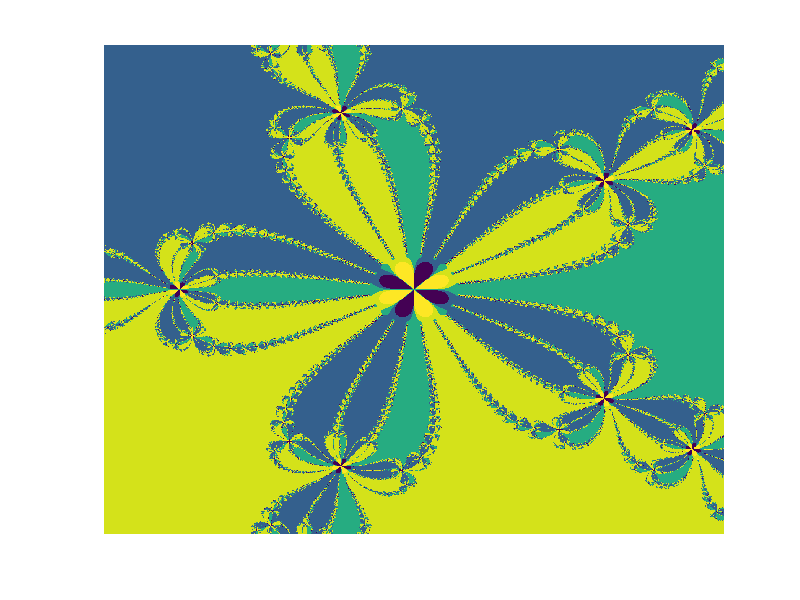

Write MATLAB code to recreate this figure.
clear all;
close all;
n=1000; m=30;
x=-1:2/n:1;
[X,Y]=meshgrid(x,x);
Z=X+1i*Y; % define grid for picture
for i=1:m
Z=Z-(Z.^5-1)./(5*Z.^4); % perform m iterations in parallel
end;
a=20;
image((round(imag(Z))+2)*a); 
axis off
